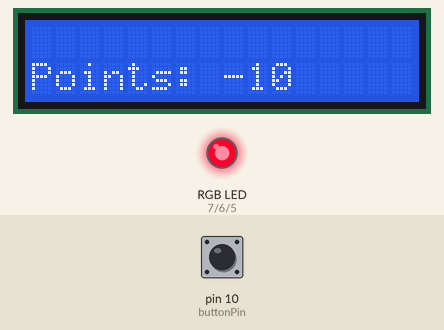
A sketch run on a simulated Arduino Uno, built with avr-gcc and run on an emulated ATmega328P. On the bench: 16×2 character LCD, an RGB LED mixed from three pins (HIGH = lit). The test bench sets the inputs (shaded band); at power-on: pin 10 (buttonPin) HIGH. What the sketch prints to the serial monitor is not drawn.

Above: at 1.2 s.
1.3 s: pin 10 (buttonPin) pulled LOW for 3.2 s
At 3.8 s:
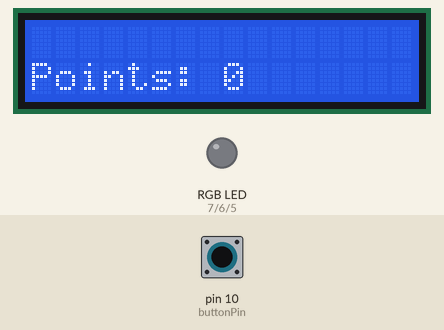
7.5 s: pin 10 (buttonPin) pulled LOW for 1.2 s
At 8.6 s:
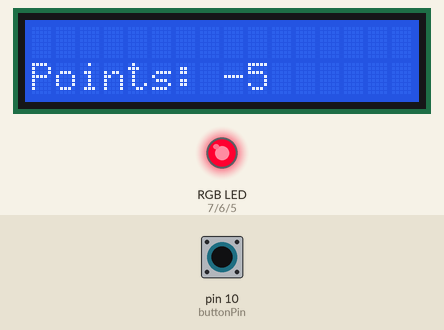
12.8 s: pin 10 (buttonPin) pulled LOW for 3.2 s
At 13.9 s:
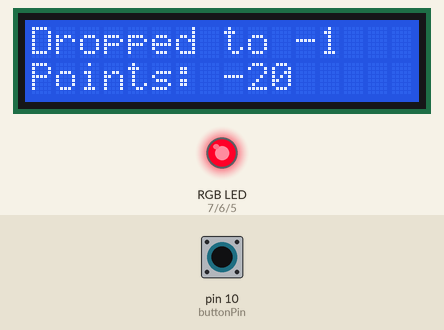
18.6 s: pin 10 (buttonPin) driven LOW
At 20.9 s:
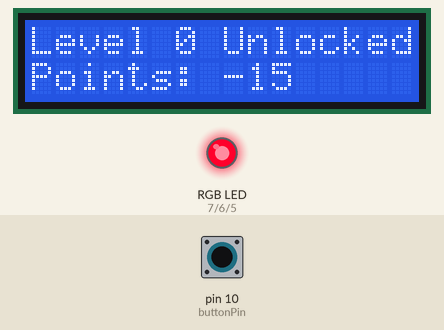
22.7 s: pin 10 (buttonPin) driven HIGH
At 42.0 s:
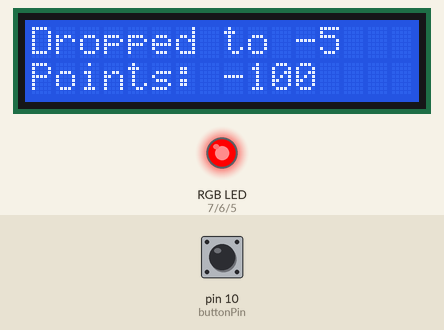
Timing chart, 0 to 43.7 s (numbered marks = the images above; inputs shaded):
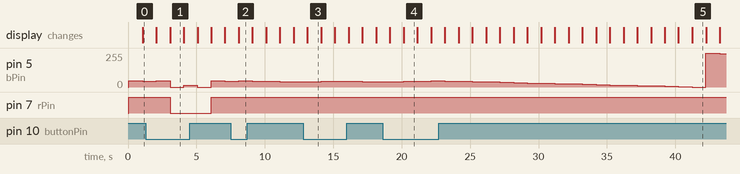

The sketch:

morphableButtonPrototype.ino
```cpp
#include <SPI.h>
#include <SD.h>
#include <LiquidCrystal.h>

const int buttonPin = 10;

const int rs = 12, en = 11, d4 = 8, d5 = 4, d6 = 3, d7 = 2;
LiquidCrystal lcd(rs, en, d4, d5, d6, d7);

int rPin= 7;
int gPin = 6;
int bPin = 5;

int MAXPOINTS = 100;
int DELAYDURATION = 1000;

int points = 0;
int prevLevel = 0;


void setup() {
  pinMode(buttonPin, INPUT_PULLUP);

  pinMode(rPin, OUTPUT);
  pinMode(gPin, OUTPUT);
  pinMode(bPin, OUTPUT);

  lcd.begin(16, 2);

  Serial.begin(9600);
}

void loop() {
  // When the button is being pressed, either held down or clicked rapidly, points will go up.
  // When the button is not being pressed for a period of time, the points will deteriorate.
  // In our final design, the button itself would morph its appearance to number of points/level the user has
  // This program simulates that by changing an LED's color

  int buttonVal = digitalRead(buttonPin);

  if(buttonVal == LOW){ // Since we are using an internal pull- up resistor, a press is LOW and a non-press is HIGH
    points = points + 5;
  }else{
    points = points - 5;
  }

  Serial.println(points);

  // Want it to go towards red when losing points, and towards blue when gaining points
  int rVal;
  int bVal;

  if(points < 0 ){
    rVal = map(0 - points, 0, MAXPOINTS, 150, 255);
    bVal = map(0 - points, 0, MAXPOINTS, 50, 0);
  }else {
    rVal = 0;
    bVal = map(points, 0, MAXPOINTS, 0, 255);
  }

  RGB_color(rVal, 0, bVal);

  lcd.setCursor(0,0);

  int currLevel = points / 20;
  if(currLevel > prevLevel){
    lcd.print("Level ");
    lcd.print(currLevel);
    lcd.print(" Unlocked          "); // Populate ends with whitespace
  } else if (currLevel < prevLevel) {
    lcd.print("Dropped to ");
    lcd.print(currLevel);
    lcd.print("             "); // Populate ends with whitespace
  }

  lcd.setCursor(0,1);
  lcd.print("Points: ");
  lcd.print(points);
  lcd.print("          "); // Populate ends with whitespace

  prevLevel = points / 20;

  delay(DELAYDURATION);

}

// RBG_color function from Aqib on Arduino Project Hub
void RGB_color(int red_light_value, int green_light_value, int blue_light_value)
 {
  analogWrite(rPin, red_light_value);
  analogWrite(gPin, green_light_value);
  analogWrite(bPin, blue_light_value);
}
```

Measured:
- after the input at 1.3 s, pin 7 (rPin): HIGH → LOW after 1.8 s, → HIGH 3.0 s later
- after the input at 22.7 s, pin 7 (rPin): stays HIGH (without the input it goes to LOW after 0.45 s)
- what the display in image 1 shows lasts 1.0 s, from 3.1 s to 4.1 s
